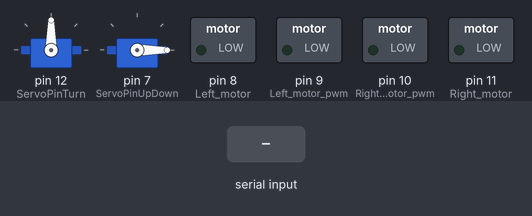
Bench run of a sketch on a simulated Arduino Uno, built with avr-gcc and run on an emulated ATmega328P. Shown: 2 × servo, switched loads named in the sketch (green lamp = pin HIGH). Wiring (inferred from the names in the program): 2 × servo: signal pin 7 / signal pin 12. The inputs (shaded band) are chosen by the test bench. Servo pulses on a pin are drawn as a servo (544–2400 µs = 0–180°); pins used as bus, display or sensor lines are not drawn.

Above: at 3.2 s.
3.3 s: "fw\n" received over Serial
At 4.5 s:
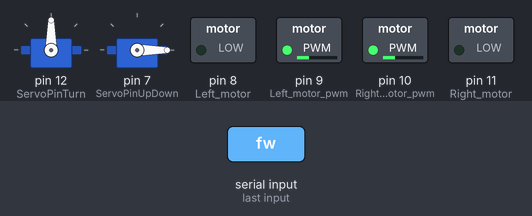
4.8 s: "bw\n" received over Serial
At 5.8 s:
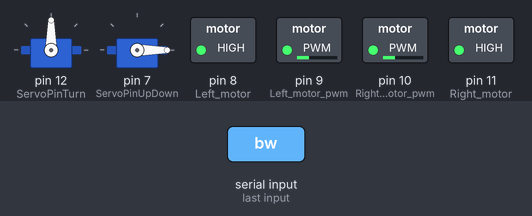
6.3 s: "lf\n" received over Serial
At 6.9 s:
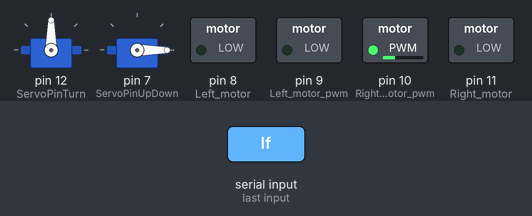
7.8 s: "rg\n" received over Serial
At 8.1 s:
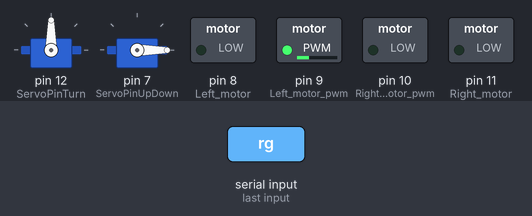
9.3 s: "ct\n" received over Serial
At 10.4 s:
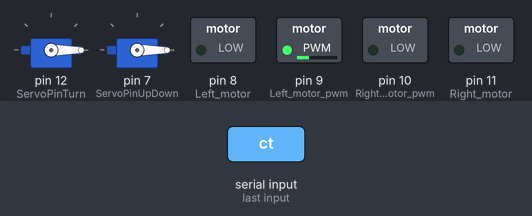
10.8 s: "st\n" received over Serial
At 11.6 s:
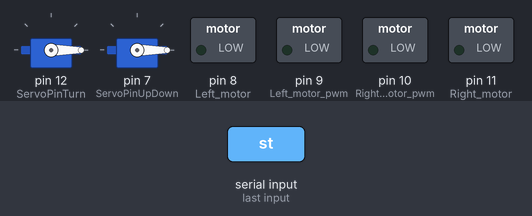
Timing chart, 0 to 13.3 s (numbered marks = the images above; inputs shaded):
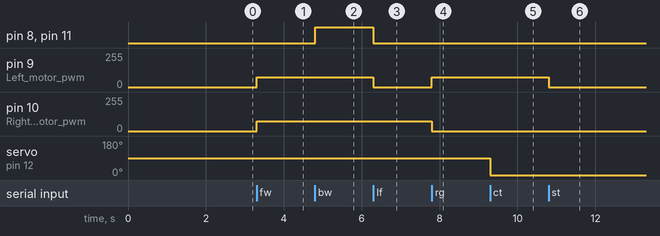

Measured:
- after the input at 3.3 s, pin 9 (Left_motor_pwm), pin 10 (Right_motor_pwm): 0/255 → 75/255 at once
- after the input at 4.8 s, pin 8 (Left_motor), pin 11 (Right_motor): LOW → HIGH at once
- after the input at 6.3 s, pin 8 (Left_motor), pin 11 (Right_motor): HIGH → LOW at once; pin 9 (Left_motor_pwm): 75/255 → 0/255 at once
- after the input at 7.8 s, pin 9 (Left_motor_pwm): 0/255 → 75/255 at once; pin 10 (Right_motor_pwm): 75/255 → 0/255 at once
- after the input at 9.3 s, servo on pin 12 (ServoPinTurn): 90° → 0° at once
- after the input at 10.8 s, pin 9 (Left_motor_pwm): 75/255 → 0/255 at once

The sketch:

wifi_car.ino
```cpp
int Left_motor = 8;
int Left_motor_pwm = 9;

int Right_motor_pwm = 10;
int Right_motor = 11;

String in_data = "0";
String Curr_state = "0";

int ServoPinTurn = 12;
int ServoTurnPosition = 90;

int ServoPinUpDown = 7;
int ServoUpDownPosition = 0;

void setup()
{
  Serial.begin(9600);
  Serial.flush();

  pinMode(ServoPinTurn, OUTPUT);
  pinMode(ServoPinUpDown, OUTPUT);

  pinMode(Left_motor, OUTPUT); // PIN 8
  pinMode(Left_motor_pwm, OUTPUT); // PIN 9 (PWM)
  pinMode(Right_motor_pwm, OUTPUT); // PIN 10 (PWM)
  pinMode(Right_motor, OUTPUT); // PIN 11 (PWM)

  servoMove(ServoPinTurn, ServoTurnPosition);
  servoMove(ServoPinUpDown, ServoUpDownPosition);
}

int a = 1;

void loop()
{
  if (Serial.available() > 0)
  {
    in_data = Serial.readStringUntil('\n');

    if (Curr_state != in_data) {
      doCommand(in_data);

      Curr_state = in_data;
    }
  }
}


void doCommand(String data)
{
  int degree = 0;
  if (data == "fw") {
    run();
  } else if (data == "bw") {
    back();
  } else if (data == "lf") {
    left();
  } else if (data == "rg") {
    right();
  } else if (data == "st") {
    brake();
  }
  else if (data.indexOf("cud") != -1)
  {
    data.replace("cud", "");
    int degree = data.toInt();
    servoMove(ServoPinUpDown, degree);
  }
  else if (data.indexOf("ct") != -1)
  {
    data.replace("ct", "");
    int degree = data.toInt();
    servoMove(ServoPinTurn, degree);
  }
}

//servo.h лочит пины управления колёсами для своих нужд
//поэтому управляем мотором вручную
void servoMove(int pin, int degreesCount)
{
  int maxAngle = 180;

  if (degreesCount < 0 || degreesCount > maxAngle) {
    return;
  }

  for (int i = 0; i <= 50; i++)
  {
    servoPulse(pin, degreesCount);
  }

  if (pin == ServoPinTurn ) {
    ServoTurnPosition = degreesCount;
  } else {
    ServoUpDownPosition = degreesCount;
  }
}

//http://developer.alexanderklimov.ru/arduino/servo.php
void servoPulse(int pin, int angle)
{
  // convert angle to 500-2480 pulse width
  int pulseWidth = (angle * 11) + 500;
  digitalWrite(pin, HIGH); // set the level of servo pin as high
  delayMicroseconds(pulseWidth); // delay microsecond of pulse width
  digitalWrite(pin, LOW); // set the level of servo pin as low
  delay(20 - pulseWidth / 1000);
}

void run()
{
  digitalWrite(Right_motor, LOW);
  digitalWrite(Left_motor, LOW);

  digitalWrite(Right_motor_pwm, HIGH);
  analogWrite(Right_motor_pwm, 75);

  digitalWrite(Left_motor_pwm, HIGH);
  analogWrite(Left_motor_pwm, 75);
}

void brake()
{

  digitalWrite(Right_motor_pwm, LOW);
  analogWrite(Right_motor_pwm, 0);

  digitalWrite(Left_motor_pwm, LOW);
  analogWrite(Left_motor_pwm, 0);
}

void left()
{
  digitalWrite(Right_motor, LOW);
  digitalWrite(Right_motor_pwm, HIGH);
  analogWrite(Right_motor_pwm, 75);


  digitalWrite(Left_motor, LOW);
  digitalWrite(Left_motor_pwm, LOW);
  analogWrite(Left_motor_pwm, 0);
}

void right()
{
  digitalWrite(Right_motor, LOW);
  digitalWrite(Left_motor, LOW);

  digitalWrite(Right_motor_pwm, LOW);
  digitalWrite(Left_motor_pwm, HIGH);

  analogWrite(Right_motor_pwm, 0);
  analogWrite(Left_motor_pwm, 75);
}


void back()
{
  digitalWrite(Right_motor, HIGH);
  digitalWrite(Left_motor, HIGH);

  digitalWrite(Right_motor_pwm, HIGH);
  analogWrite(Right_motor_pwm, 75);

  digitalWrite(Left_motor_pwm, HIGH);
  analogWrite(Left_motor_pwm, 75);
}
```
